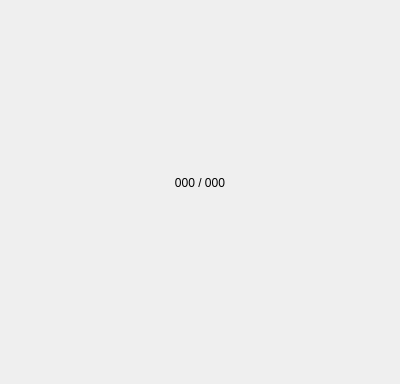
<?xml version="1.0" encoding="UTF-8"?>
<ui version="4.0">
 <class>controls</class>
 <widget class="QWidget" name="controls">
  <property name="geometry">
   <rect>
    <x>0</x>
    <y>0</y>
    <width>400</width>
    <height>384</height>
   </rect>
  </property>
  <layout class="QVBoxLayout" name="verticalLayout_2">
   <property name="spacing">
    <number>0</number>
   </property>
   <property name="margin">
    <number>0</number>
   </property>
   <item>
    <layout class="QHBoxLayout" name="viewer_layout"/>
   </item>
   <item>
    <widget class="QWidget" name="control_sub" native="true">
     <property name="sizePolicy">
      <sizepolicy hsizetype="Preferred" vsizetype="Maximum">
       <horstretch>0</horstretch>
       <verstretch>0</verstretch>
      </sizepolicy>
     </property>
     <layout class="QHBoxLayout" name="horizontalLayout_3">
      <property name="topMargin">
       <number>0</number>
      </property>
      <property name="bottomMargin">
       <number>0</number>
      </property>
      <item>
       <spacer name="horizontalSpacer_2">
        <property name="orientation">
         <enum>Qt::Horizontal</enum>
        </property>
        <property name="sizeHint" stdset="0">
         <size>
          <width>379</width>
          <height>13</height>
         </size>
        </property>
       </spacer>
      </item>
      <item>
       <widget class="QPushButton" name="btn_prev">
        <property name="minimumSize">
         <size>
          <width>32</width>
          <height>32</height>
         </size>
        </property>
        <property name="maximumSize">
         <size>
          <width>32</width>
          <height>32</height>
         </size>
        </property>
        <property name="icon">
         <iconset resource="resources/resources.qrc">
          <normaloff>:/main/prev.png</normaloff>:/main/prev.png</iconset>
        </property>
        <property name="iconSize">
         <size>
          <width>32</width>
          <height>32</height>
         </size>
        </property>
        <property name="flat">
         <bool>true</bool>
        </property>
       </widget>
      </item>
      <item>
       <layout class="QVBoxLayout" name="verticalLayout">
        <property name="spacing">
         <number>0</number>
        </property>
        <item>
         <widget class="QLabel" name="lbl_image_amount">
          <property name="sizePolicy">
           <sizepolicy hsizetype="Preferred" vsizetype="Fixed">
            <horstretch>0</horstretch>
            <verstretch>0</verstretch>
           </sizepolicy>
          </property>
          <property name="text">
           <string>000 / 000</string>
          </property>
          <property name="alignment">
           <set>Qt::AlignCenter</set>
          </property>
         </widget>
        </item>
        <item>
         <layout class="QHBoxLayout" name="horizontalLayout_2">
          <property name="spacing">
           <number>2</number>
          </property>
          <item>
           <widget class="QPushButton" name="btn_sub_prev">
            <property name="sizePolicy">
             <sizepolicy hsizetype="Fixed" vsizetype="Fixed">
              <horstretch>0</horstretch>
              <verstretch>0</verstretch>
             </sizepolicy>
            </property>
            <property name="minimumSize">
             <size>
              <width>16</width>
              <height>16</height>
             </size>
            </property>
            <property name="maximumSize">
             <size>
              <width>16</width>
              <height>16</height>
             </size>
            </property>
            <property name="icon">
             <iconset resource="resources/resources.qrc">
              <normaloff>:/main/small_prev.png</normaloff>:/main/small_prev.png</iconset>
            </property>
            <property name="flat">
             <bool>true</bool>
            </property>
           </widget>
          </item>
          <item>
           <widget class="QPushButton" name="btn_pause">
            <property name="sizePolicy">
             <sizepolicy hsizetype="Fixed" vsizetype="Fixed">
              <horstretch>0</horstretch>
              <verstretch>0</verstretch>
             </sizepolicy>
            </property>
            <property name="minimumSize">
             <size>
              <width>16</width>
              <height>16</height>
             </size>
            </property>
            <property name="maximumSize">
             <size>
              <width>16</width>
              <height>16</height>
             </size>
            </property>
            <property name="icon">
             <iconset resource="resources/resources.qrc">
              <normaloff>:/main/start.png</normaloff>:/main/start.png</iconset>
            </property>
            <property name="flat">
             <bool>true</bool>
            </property>
           </widget>
          </item>
          <item>
           <widget class="QPushButton" name="btn_sub_next">
            <property name="sizePolicy">
             <sizepolicy hsizetype="Fixed" vsizetype="Fixed">
              <horstretch>0</horstretch>
              <verstretch>0</verstretch>
             </sizepolicy>
            </property>
            <property name="minimumSize">
             <size>
              <width>16</width>
              <height>16</height>
             </size>
            </property>
            <property name="maximumSize">
             <size>
              <width>16</width>
              <height>16</height>
             </size>
            </property>
            <property name="icon">
             <iconset resource="resources/resources.qrc">
              <normaloff>:/main/small_next.png</normaloff>:/main/small_next.png</iconset>
            </property>
            <property name="flat">
             <bool>true</bool>
            </property>
           </widget>
          </item>
         </layout>
        </item>
       </layout>
      </item>
      <item>
       <widget class="QPushButton" name="btn_next">
        <property name="minimumSize">
         <size>
          <width>32</width>
          <height>32</height>
         </size>
        </property>
        <property name="maximumSize">
         <size>
          <width>32</width>
          <height>32</height>
         </size>
        </property>
        <property name="icon">
         <iconset resource="resources/resources.qrc">
          <normaloff>:/main/next.png</normaloff>:/main/next.png</iconset>
        </property>
        <property name="iconSize">
         <size>
          <width>32</width>
          <height>32</height>
         </size>
        </property>
        <property name="flat">
         <bool>true</bool>
        </property>
       </widget>
      </item>
      <item>
       <spacer name="horizontalSpacer">
        <property name="orientation">
         <enum>Qt::Horizontal</enum>
        </property>
        <property name="sizeHint" stdset="0">
         <size>
          <width>379</width>
          <height>13</height>
         </size>
        </property>
       </spacer>
      </item>
     </layout>
    </widget>
   </item>
  </layout>
 </widget>
 <resources>
  <include location="resources/resources.qrc"/>
 </resources>
 <connections/>
</ui>
